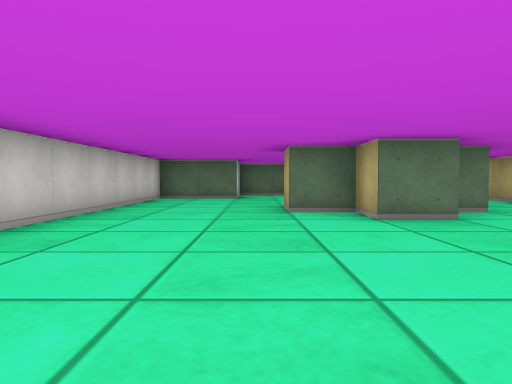
[1] (above)

12 first-person views from a walk through a cub3D level. The camera is about half as high as the walls, tilts 2° down and sees 70° across. The floor is counted in squares. Each view is taken from the middle of a square. On the plan, view 1 faces up. The plan holds only what a view shows up to about 9 squares ahead; the rest is blank.

[2]
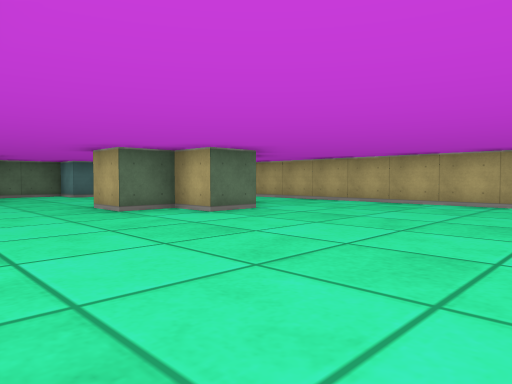

[3]
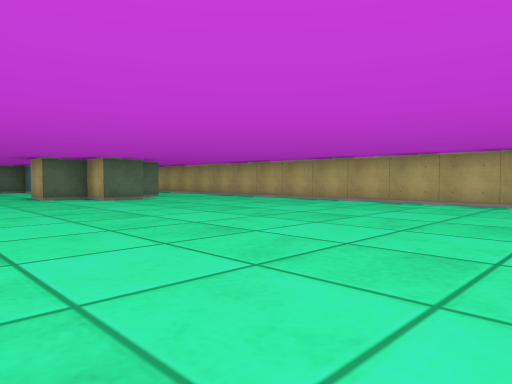

[4]
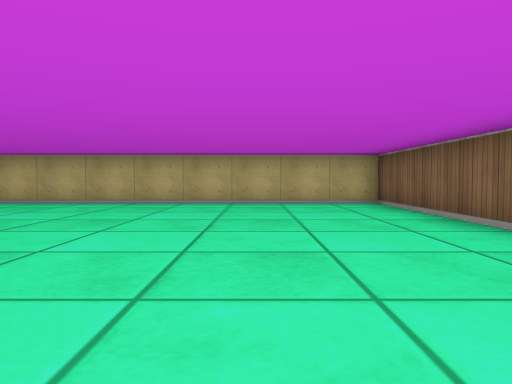

[5]
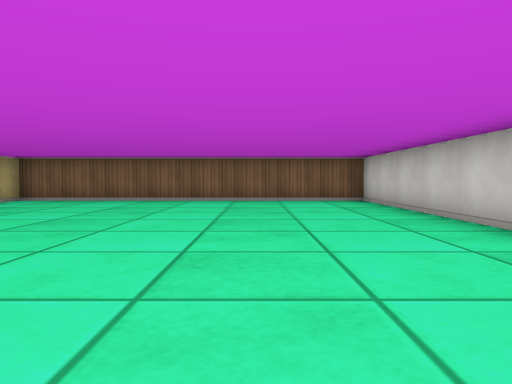

[6]
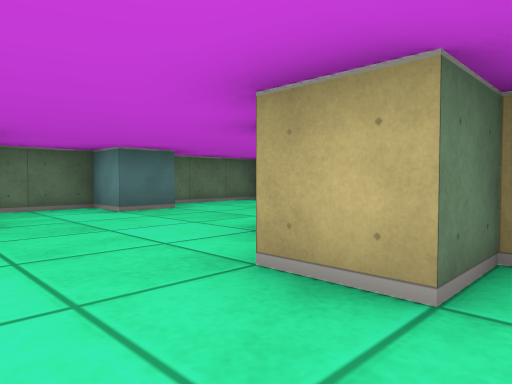

[7]
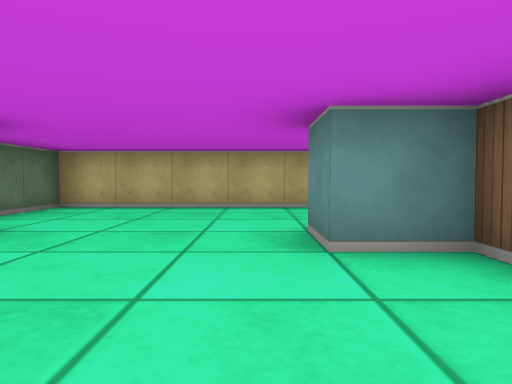

[8]
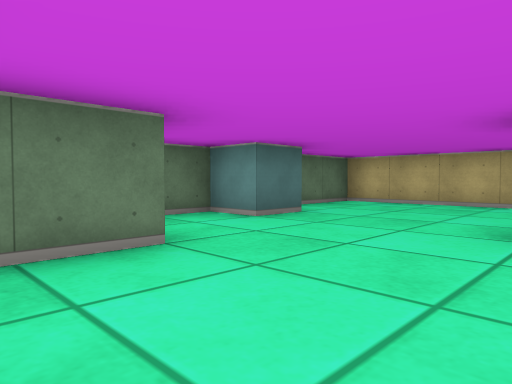

[9]
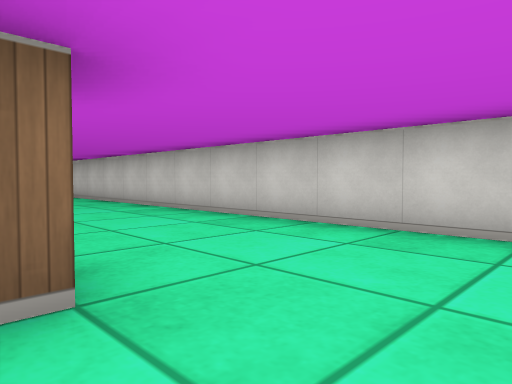

[10]
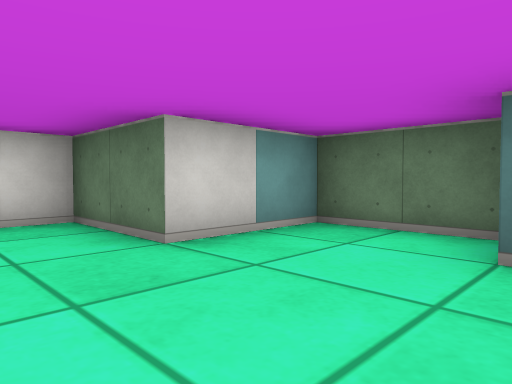

[11]
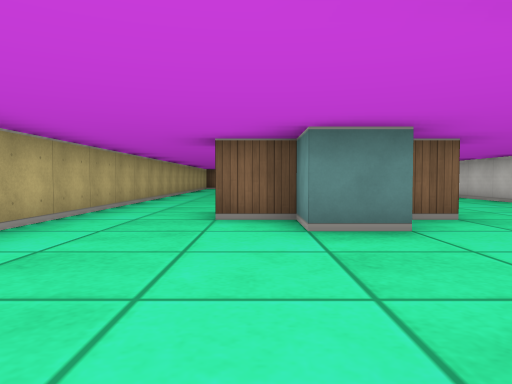

[12]
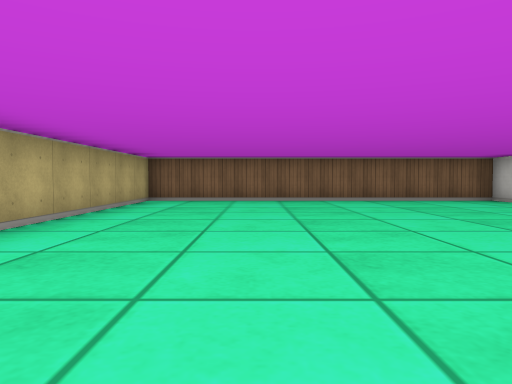

### Floor plan
Points are (right, up) in squares from view 1. A wall is a line through its corners. A room is listed if a view was taken in it or the views show most of it. See-through windows are left out.
Room 1 (views 1, 2, 3, 4, 5, 6, 7, 8, 9, 10, 11, 12)
walls: (2.6, 4.5) (1.5, 4.5) (1.5, 5.5) (0.5, 5.5) (0.5, 6.5) (1.5, 6.5) (1.5, 7.5) (2.5, 7.5) (2.5, 6.5) (3.5, 6.5); (3.6, 5.5) (3, 5.5); (2.5, 10.5) (1.5, 10.5) (1.5, 11.5) (-0.5, 11.5) (-0.5, 9.5) (-2.5, 9.5) (-2.5, -7.5) (5.5, -7.5) (5.5, 11.5) (3.1, 11.5)

Where each view was taken, in squares from view 1:
view 1: 0 up, 0 right, facing up
view 2: 0 up, 2 left, facing up-right
view 3: 4 down, 2 left, facing up-right
view 4: 5 down, 2 left, facing right
view 5: 1 up, 0 right, facing down
view 6: 5 up, 1 left, facing up-right
view 7: 8 up, 1 left, facing right
view 8: 7 up, 2 left, facing up-right
view 9: 8 up, 1 right, facing down-left
view 10: 8 up, 2 right, facing up-left
view 11: 11 up, 3 right, facing down
view 12: 1 up, 3 right, facing down
